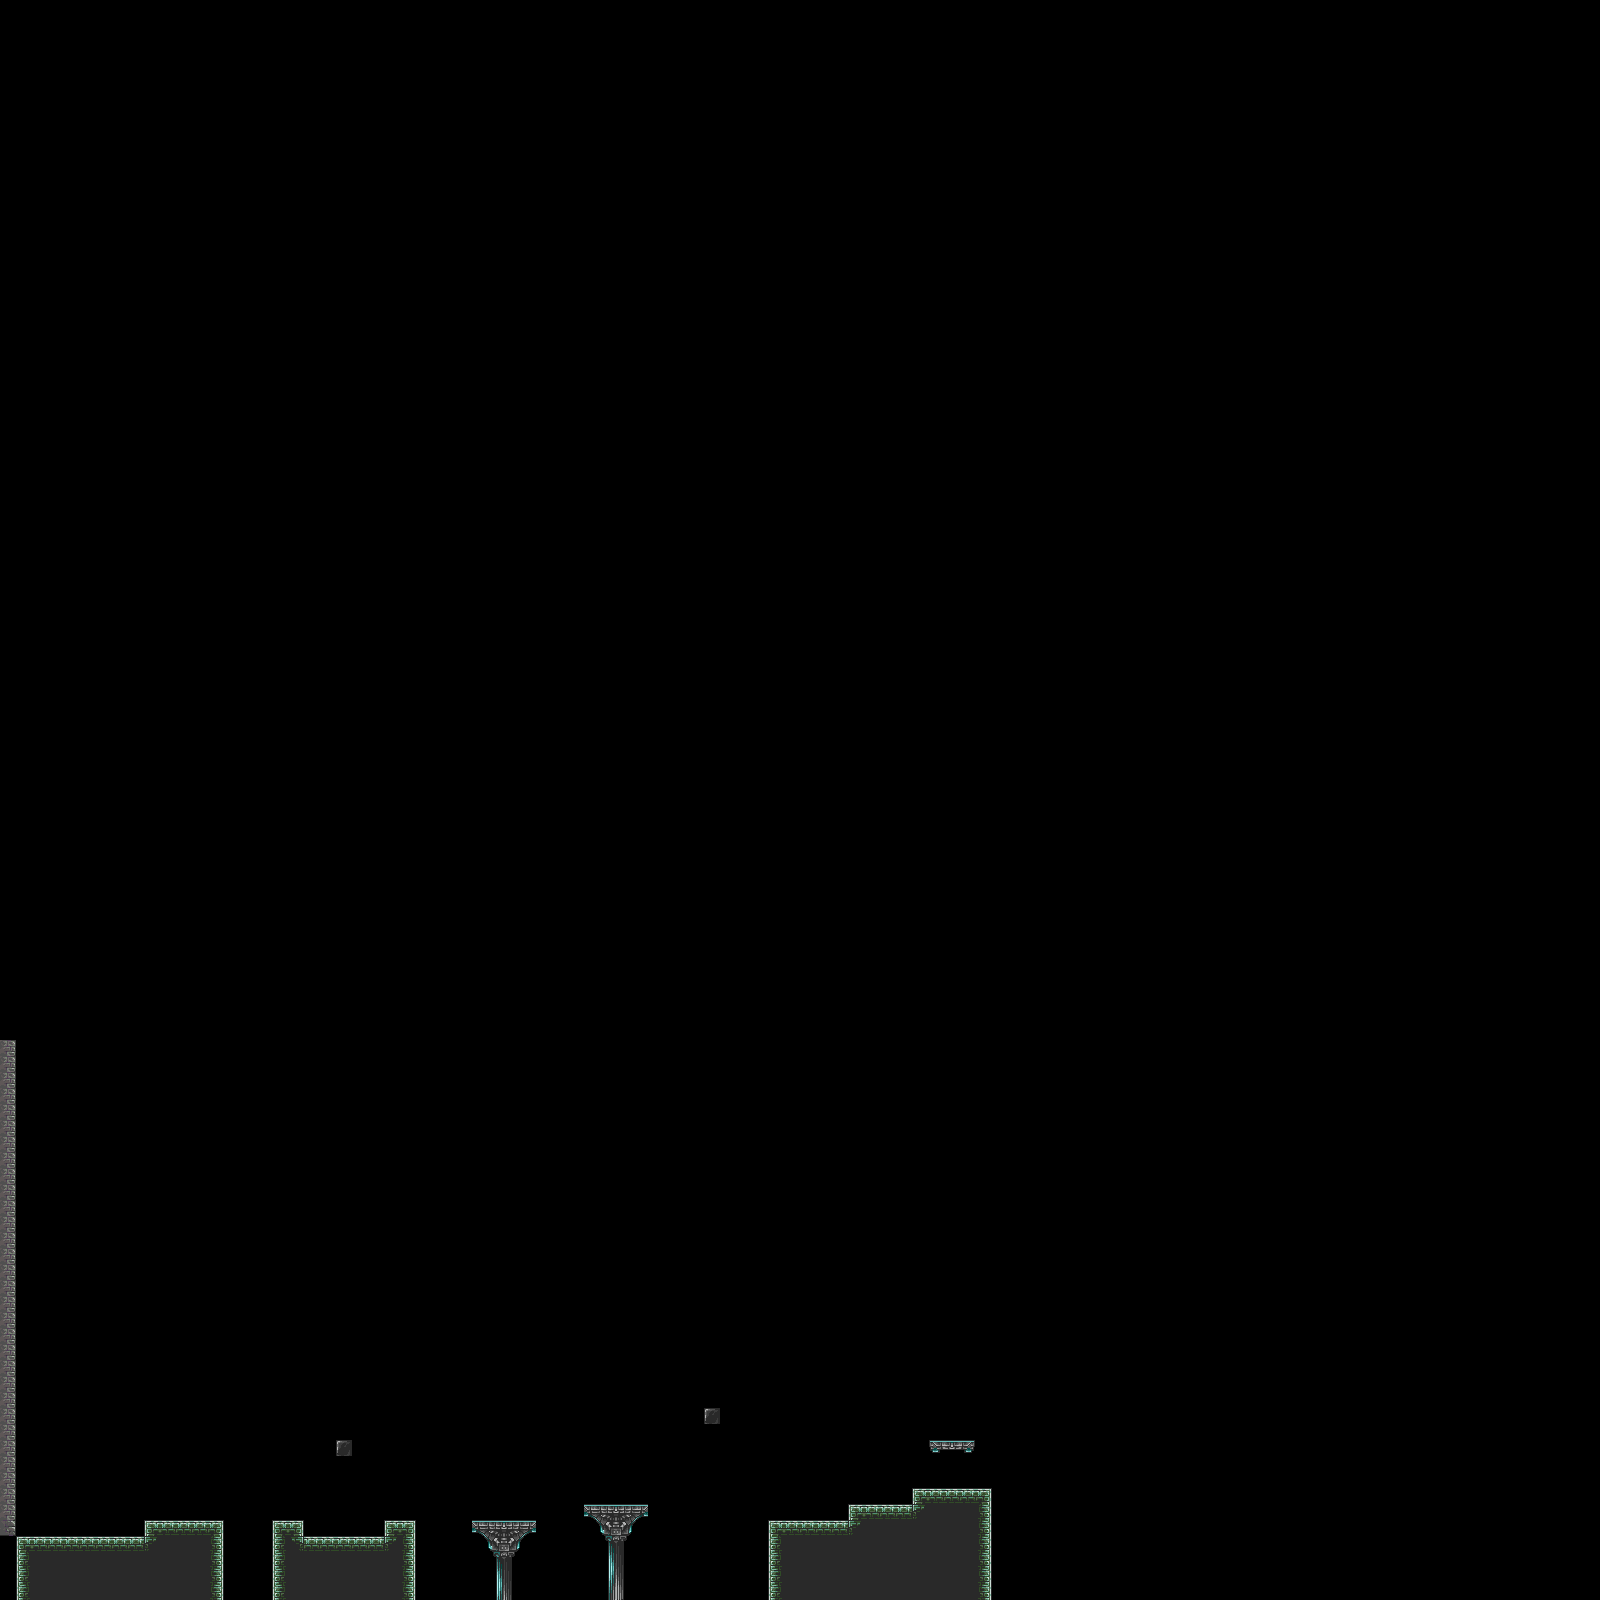

Tiled map render using the project's own tile images. Description and the map definition, with tile-layer contents summarised, below:
An orthogonal 100x100 tile map with 16x16 px tiles, 3 tile layers (BG, Tile Layer 1, FG).

<map version="1.0" tiledversion="1.0.3" orientation="orthogonal" renderorder="right-down" width="100" height="100" tilewidth="16" tileheight="16" nextobjectid="1">
 <tileset firstgid="1" source="tileset.tsx" />
 <layer name="BG" width="100" height="100">
  <data>[10000 cells, 0 non-empty, 0 distinct tile ids]</data>
 </layer>
 <layer name="Tile Layer 1" width="100" height="100">
  <data>[10000 cells, 253 non-empty, 33 distinct tile ids]</data>
 </layer>
 <layer name="FG" width="100" height="100">
  <data>[10000 cells, 0 non-empty, 0 distinct tile ids]</data>
 </layer>
</map>
